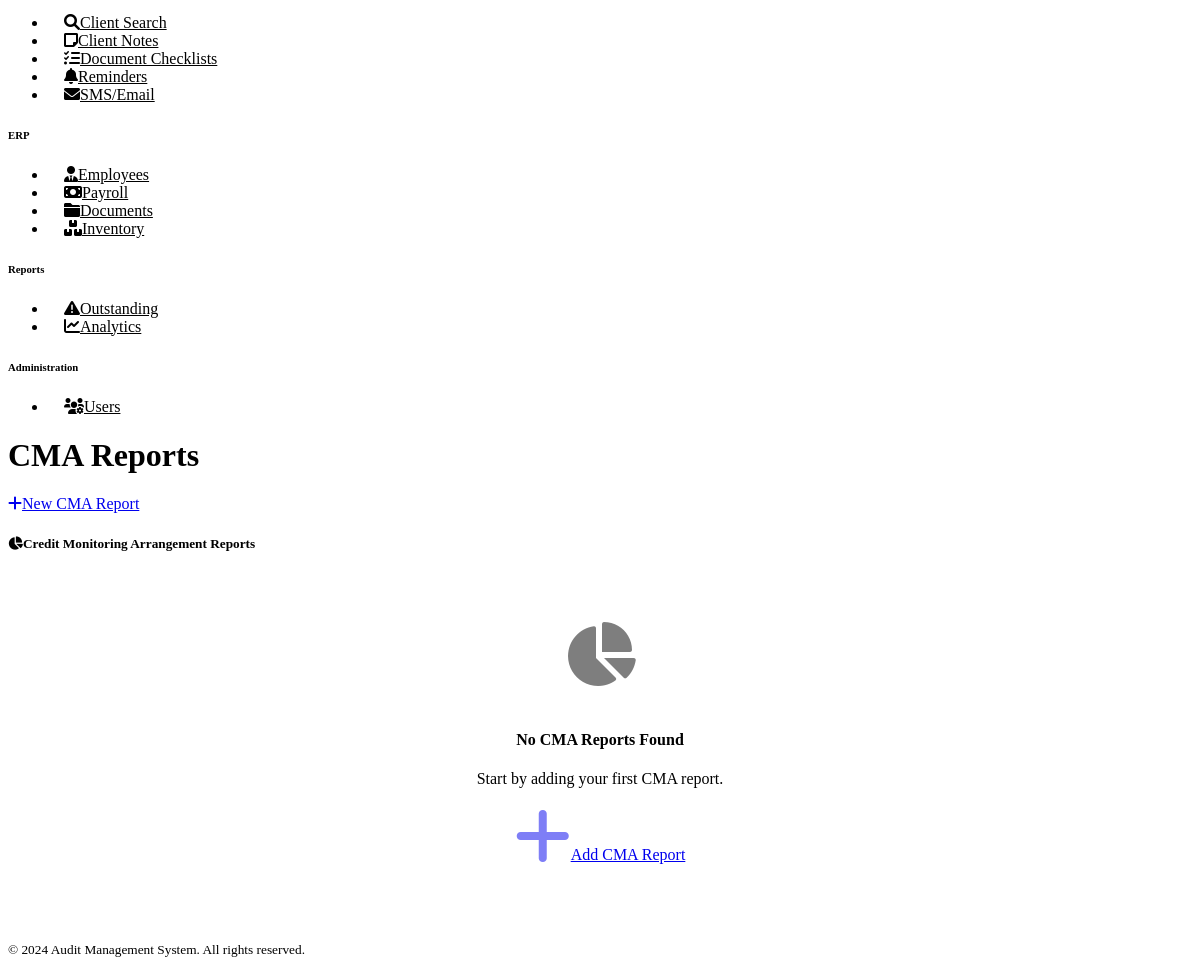
Page /cma_reports (signed in, lower part) on the earlier database version.
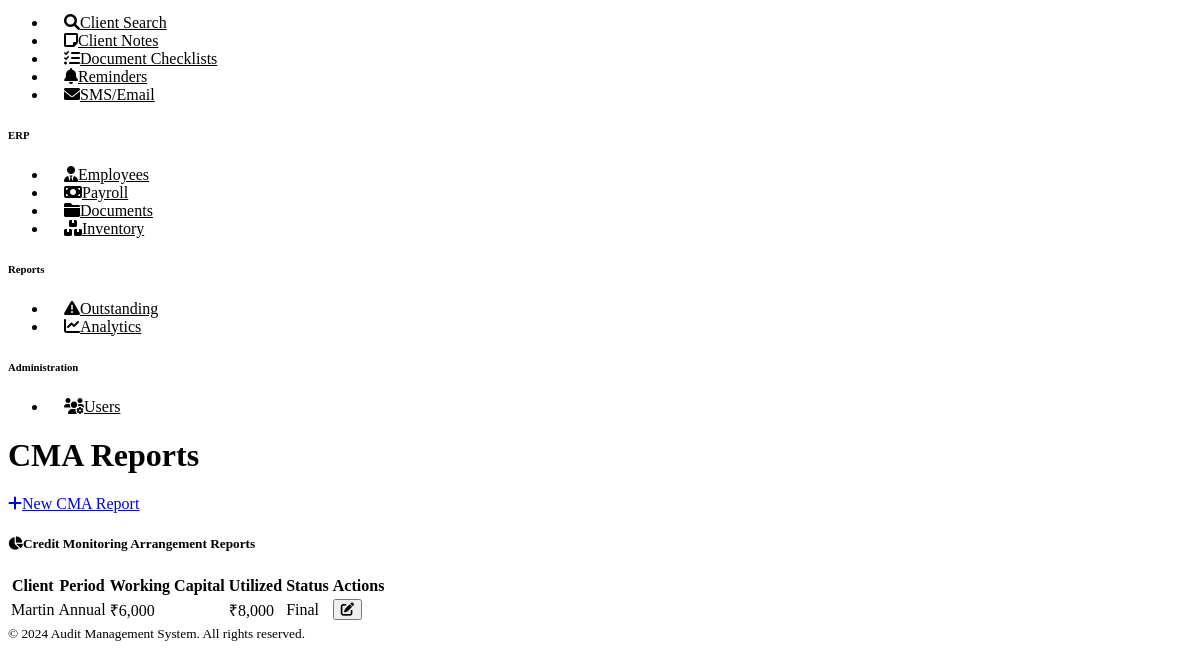
Same page on the later database version.
### models.py (models this page shows)
class CMAReport(db.Model):
    __tablename__ = 'cma_reports'
    id = Column(Integer, primary_key=True)
    client_id = Column(Integer, ForeignKey('clients.id'), nullable=False)
    reporting_period = Column(String(20), nullable=False)  # Monthly, Quarterly, Annual
    report_date = Column(Date)
    working_capital_limit = Column(Float, default=0)
    utilized_amount = Column(Float, default=0)
    cash_credit_limit = Column(Float, default=0)
    overdraft_limit = Column(Float, default=0)
    bill_discounting_limit = Column(Float, default=0)
    letter_of_credit = Column(Float, default=0)
    bank_guarantee = Column(Float, default=0)
    inventory_value = Column(Float, default=0)
    receivables_value = Column(Float, default=0)
    status = Column(String(20), default='Draft')
    created_at = Column(DateTime, default=datetime.utcnow)
    created_by = Column(Integer, ForeignKey('users.id'))

class Client(db.Model):
    __tablename__ = 'clients'
    id = Column(Integer, primary_key=True)
    name = Column(String(200), nullable=False)
    pan = Column(String(10), unique=True)
    gstin = Column(String(15))
    email = Column(String(120))
    phone = Column(String(15))
    address = Column(Text)
    date_of_birth = Column(Date)
    incorporation_date = Column(Date)
    client_type = Column(String(50))  # Individual, Company, Partnership, etc.
    status = Column(String(20), default='Active')
    created_at = Column(DateTime, default=datetime.utcnow)
    created_by = Column(Integer, ForeignKey('users.id'))
    income_tax_returns = relationship('IncomeTaxReturn', backref='client', lazy='dynamic')
    tds_returns = relationship('TDSReturn', backref='client', lazy='dynamic')
    gst_returns = relationship('GSTReturn', backref='client', lazy='dynamic')
    documents = relationship('Document', backref='client', lazy='dynamic')
    outstanding_fees = relationship('OutstandingFee', backref='client', lazy='dynamic')
    cma_reports = relationship('CMAReport', backref='client', lazy='dynamic')

### routes.py (the view)
@main_bp.route('/cma_reports')
@login_required
def cma_reports():
    search = request.args.get('search', '')
    page = request.args.get('page', 1, type=int)
    query = CMAReport.query
    if search:
        query = query.join(Client).filter(or_(
            Client.name.contains(search),
            CMAReport.reporting_period.contains(search)
        ))
    cma_reports = query.order_by(CMAReport.created_at.desc()).paginate(
        page=page, per_page=20, error_out=False
    )
    return render_template('compliance/cma_reports.html', cma_reports=cma_reports, search=search)

### app.py (called while the page is built)
@login_manager.user_loader
def load_user(user_id):
    from models import User
    return User.query.get(int(user_id))

### templates/compliance/cma_reports.html (shortened to what this page needs)
{% extends "base.html" %}
{% block content %}
<div class="d-flex justify-content-between flex-wrap flex-md-nowrap align-items-center pt-3 pb-2 mb-3 border-bottom">
    <h1 class="h2">CMA Reports</h1>
    <div class="btn-toolbar mb-2 mb-md-0">
        <div class="btn-group me-2">
            <a href="{{ url_for('main.new_cma_report') }}" class="btn btn-primary">
                <i class="fas fa-plus me-1"></i>New CMA Report
            </a>
        </div>
    </div>
</div>
<div class="card">
    <div class="card-header">
        <h5 class="card-title mb-0">
            <i class="fas fa-chart-pie me-2"></i>Credit Monitoring Arrangement Reports
        </h5>
    </div>
    <div class="card-body">
        {% if cma_reports.items %}
        <div class="table-responsive">
            <table class="table table-striped">
                <thead>
                    <tr>
                        <th>Client</th>
                        <th>Period</th>
                        <th>Working Capital</th>
                        <th>Utilized</th>
                        <th>Status</th>
                        <th>Actions</th>
                    </tr>
                </thead>
                <tbody>
                    {% for report in cma_reports.items %}
                    <tr>
                        <td>{{ report.client.name }}</td>
                        <td>{{ report.reporting_period }}</td>
                        <td>₹{{ "{:,.0f}".format(report.working_capital_limit) if report.working_capital_limit else '-' }}</td>
                        <td>₹{{ "{:,.0f}".format(report.utilized_amount) if report.utilized_amount else '-' }}</td>
                        <td>
                            {% if report.status == 'Draft' %}
                                <span class="badge bg-warning">{{ report.status }}</span>
                            {% elif report.status == 'Final' %}
                                <span class="badge bg-success">{{ report.status }}</span>
                            {% endif %}
                        </td>
                        <td>
                            <div class="btn-group btn-group-sm">
                                <button class="btn btn-outline-primary btn-sm">
                                    <i class="fas fa-edit"></i>
                                </button>
                            </div>
                        </td>
                    </tr>
                    {% endfor %}
                </tbody>
            </table>
        </div>
        {% else %}
        <div class="empty-state">
            <i class="fas fa-chart-pie"></i>
            <h4>No CMA Reports Found</h4>
            <p class="text-muted">Start by adding your first CMA report.</p>
            <a href="{{ url_for('main.new_cma_report') }}" class="btn btn-primary">
                <i class="fas fa-plus me-1"></i>Add CMA Report
            </a>
        </div>
        {% endif %}
    </div>
</div>
{% endblock %}

Differences in the rows shown:
added CMAReport: client.name "Martin", reporting_period "Annual", working_capital_limit "6,000", utilized_amount "8,000", status "Final"
Other differences:
text no longer shown: "No CMA Reports Found Start by adding your first CMA report. Add CMA Report"
text now shown: "Client Period Working Capital Utilized Status Actions"
